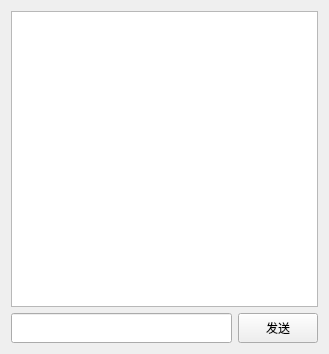
<?xml version="1.0" encoding="UTF-8"?>
<ui version="4.0">
 <class>TcpClient</class>
 <widget class="QWidget" name="TcpClient">
  <property name="geometry">
   <rect>
    <x>0</x>
    <y>0</y>
    <width>329</width>
    <height>354</height>
   </rect>
  </property>
  <property name="windowTitle">
   <string>TcpClient</string>
  </property>
  <layout class="QVBoxLayout" name="verticalLayout">
   <item>
    <widget class="QTextEdit" name="textEdit"/>
   </item>
   <item>
    <layout class="QHBoxLayout" name="horizontalLayout">
     <item>
      <widget class="QLineEdit" name="lineEdit">
       <property name="minimumSize">
        <size>
         <width>0</width>
         <height>30</height>
        </size>
       </property>
       <property name="maximumSize">
        <size>
         <width>16777215</width>
         <height>30</height>
        </size>
       </property>
      </widget>
     </item>
     <item>
      <widget class="QPushButton" name="send_pd">
       <property name="minimumSize">
        <size>
         <width>0</width>
         <height>30</height>
        </size>
       </property>
       <property name="maximumSize">
        <size>
         <width>16777215</width>
         <height>30</height>
        </size>
       </property>
       <property name="text">
        <string>发送</string>
       </property>
      </widget>
     </item>
    </layout>
   </item>
  </layout>
 </widget>
 <resources/>
 <connections/>
</ui>
